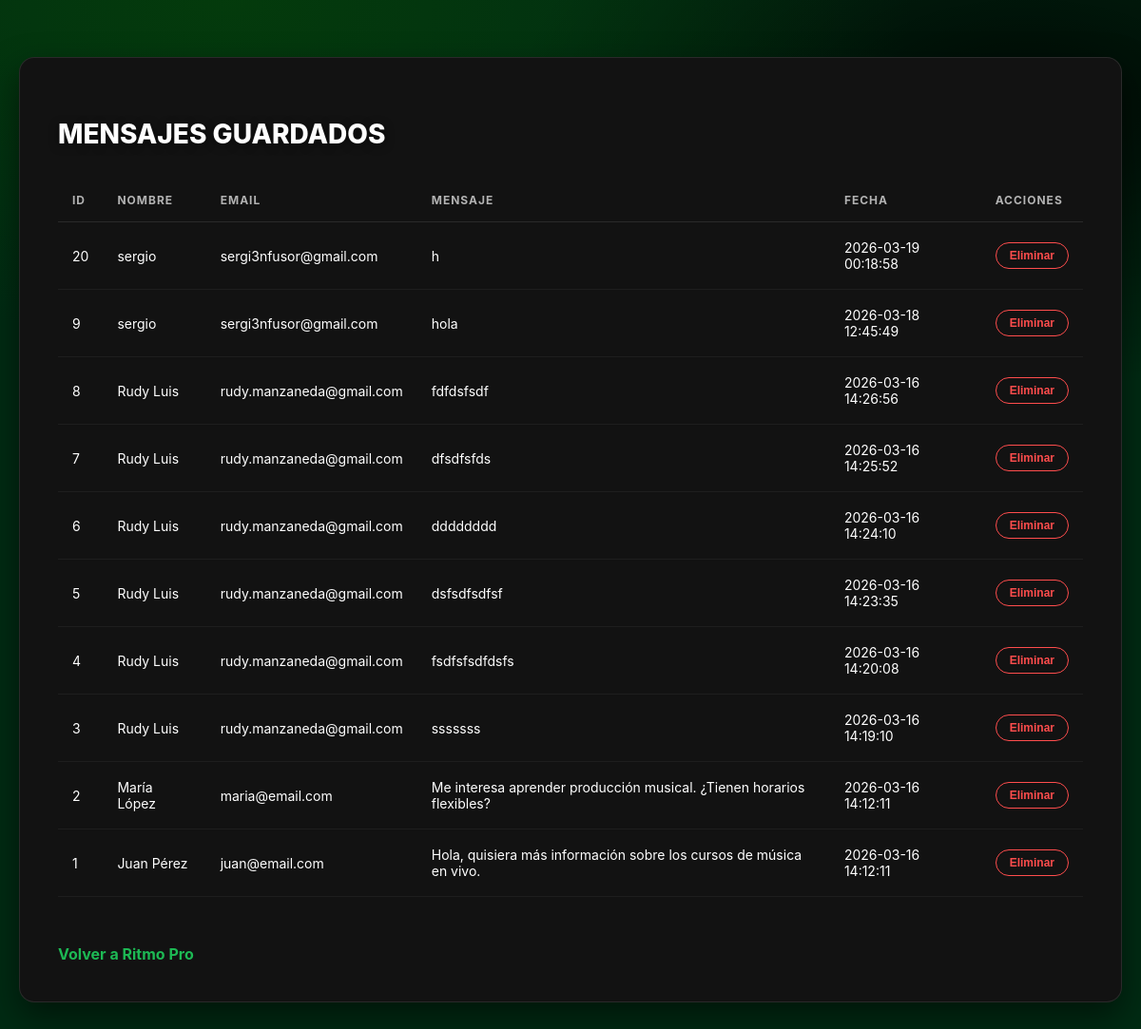
Page /mensajes on the earlier database version.
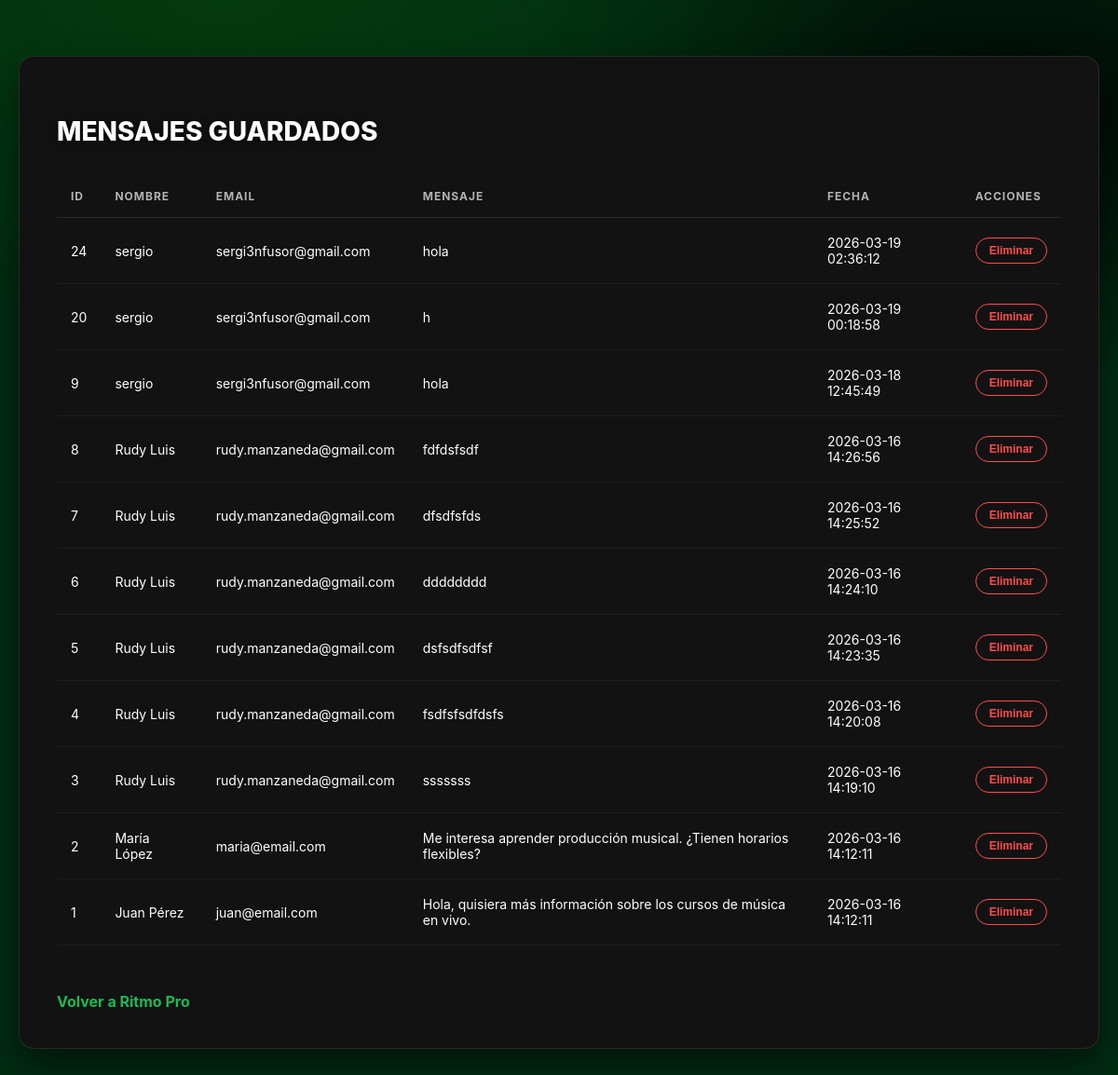
Same page on the later database version.
### tables this page shows
CREATE TABLE mensajes_contacto (
    id INTEGER PRIMARY KEY AUTOINCREMENT,
    nombre TEXT NOT NULL,
    email TEXT NOT NULL,
    mensaje TEXT NOT NULL,
    fecha_envio DATETIME DEFAULT CURRENT_TIMESTAMP,
    leido INTEGER DEFAULT 0
);

### app.py (the view)
@app.route('/mensajes')
def ver_mensajes():
    conn = get_db_connection()
    mensajes = conn.execute("SELECT id, nombre, email, mensaje, fecha_envio FROM mensajes_contacto ORDER BY id DESC").fetchall()
    conn.close()
    return render_template('mensajes.html', mensajes=mensajes)

### app.py (called while the page is built)
def get_db_connection():
    conn = sqlite3.connect(DATABASE)
    conn.row_factory = sqlite3.Row
    return conn

### templates/mensajes.html (shortened to what this page needs)
<!doctype html>
<html lang="es">
  <head>
    <link
      rel="stylesheet"
      href="{{ url_for('static', filename='css/style.css') }}"
    />
  </head>
  <body>
    <div class="card wide">
      <h2>Mensajes guardados</h2>
      <table>
        <thead>
          <tr>
            <th>ID</th>
            <th>Nombre</th>
            <th>Email</th>
            <th>Mensaje</th>
            <th>Fecha</th>
            <th>Acciones</th>
          </tr>
        </thead>
        <tbody>
          {% for m in mensajes %}
            <tr>
                <td>{{ m['id'] }}</td>
                <td>{{ m['nombre'] }}</td>
                <td>{{ m['email'] }}</td>
                <td>{{ m['mensaje'] }}</td>
                <td>{{ m['fecha_envio'] }}</td> <td>
                    <form action="/eliminar/{{ m['id'] }}" method="POST">
                        <button type="submit" class="btn-eliminar">Eliminar</button>
                    </form>
                </td>
            </tr>
          {% endfor %}
        </tbody>
      </table>
      <br>
      <a class="link" href="/">Volver a Ritmo Pro</a>
    </div>
  </body>
</html>

### static/css/style.css (style rules this page uses)
body { margin: 0; min-height: 100vh; font-family: "Inter", system-ui, sans-serif; background: radial-gradient(1200px 600px at 20% 0%, rgba(8, 82, 1, 0.4), transparent 60%), radial-gradient(900px 500px at 90% 10%, rgba(0, 0, 0, 0.8), transparent 60%), #012b13; background-attachment: fixed; display: flex; align-items: center; justify-content: center; padding: 20px; }
.card.wide { background: #121212; padding: 40px; border-radius: 16px; box-shadow: 0 15px 35px rgba(0,0,0,0.5); border: 1px solid rgba(255,255,255,0.1); margin: 40px auto; width: min(95%, 1100px); }
h2 { color: #FFFFFF; font-size: 28px; margin-bottom: 30px; font-weight: 800; text-shadow: 0 2px 10px rgba(0,0,0,0.5); text-transform: uppercase; }
table { width: 100%; border-collapse: collapse; }
th { color: #b3b3b3; text-transform: uppercase; font-size: 12px; letter-spacing: 1px; padding: 15px; border-bottom: 1px solid rgba(255,255,255,0.1); text-align: left; }
td { color: #FFFFFF; padding: 18px 15px; border-bottom: 1px solid rgba(255,255,255,0.05); font-size: 14px; }
.btn-eliminar { background: transparent; color: #ff4d4d; border: 1px solid #ff4d4d; padding: 6px 14px; border-radius: 20px; cursor: pointer; font-weight: 600; font-size: 12px; transition: 0.3s; }
.link { color: #1DB954; text-decoration: none; font-weight: 700; display: inline-block; margin-top: 30px; }

Differences in the rows shown:
added mensajes_contacto: id "24", nombre "sergio", email "sergi3nfusor@gmail.com", mensaje "hola", fecha_envio "2026-03-19 02:36:12"
